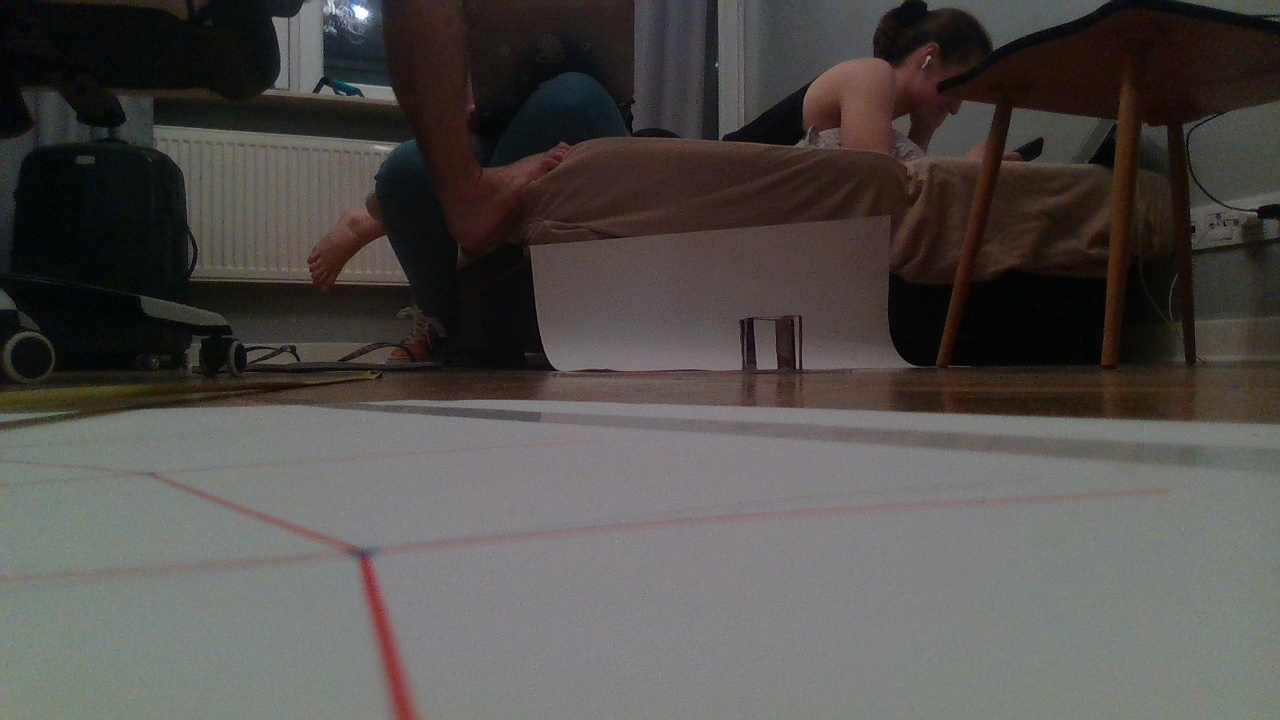
#> input picture test_data_photos/photos_from_robot/photo_0_2023-04-22.jpg, 1280 x 720 px; its folder holds only this picture in this run
$ jupyter execute test_cube.ipynb
#> lines starting #> are read from the running program, lines starting #| are printed output that depends on the picture; after the words box and inside, x2 and y2 are one past the last pixel; in counts of white or black regions, pixels touching at a corner belong together
[cell 1]
import cv2 # should be 4.7
import glob
import matplotlib.pyplot as plt
import cv2.aruco as aruco
import numpy as np

print( cv2.__version__)

[cell 2]
# OUR FINAL CAMERA CALIBRATION MATRIX
calibration = 0.6442544274536695
cameraMatrix = np.array([[932.35252209,   0.,         657.24325896],
 [  0.,         930.23581552, 357.42939289],
 [  0.,           0.,           1.        ]])
distCoeffs = np.array([[ 1.76279343e-01, -6.07952723e-01, -4.64176532e-04, -4.96839648e-04, 6.04867450e-01]])

[cell 3]
def produce_cube_points(x, z):
    y = 1.3
    A = np.array([[x, y, z],
                  [x, y -  6., z],
                  [x - 6., y -  6., z],
                  [x - 6., y, z],
                  [x, y, z + 6.],
                  [x, y -  6., z + 6.],
                  [x - 6., y -  6., z + 6.],
                  [x - 6., y, z + 6.]])
    return A

def changeCoordinates(point, movement):
    angle = - movement[2]
    x_translation = - movement[0]
    z_translation = - movement[1]
    Rxz = np.array([[np.cos(angle), 0, -np.sin(angle)],
                    [0, 1, 0],
                    [np.sin(angle), 0, np.cos(angle)]])

    # Apply the rotation matrix to point P
    point_rotated = np.dot(Rxz, point)

    # Translate the coordinates of P by x and z
    return point_rotated + np.array([x_translation, 0, z_translation])

def points_with_movement(x, z, movement):
#> called with x = 16, z = 100
    A = produce_cube_points(x, z)
    for i in range(len(A)):
        A[i] = changeCoordinates(A[i], movement)
    return A

[cell 4]
RELATIVE_PATH_CUBE = './*.jpg'
images_cube = sorted(glob.glob(RELATIVE_PATH_CUBE))
print(len(images_cube))

points3dOnCube = np.array([produce_cube_points(16., 100.),
                          points_with_movement(16., 100., [- 0.0427171547, 0.0567852171, - np.pi / 9]),
                          points_with_movement(16., 100., [0.0427171547, 0.0567852171, np.pi / 9])
                          ])

[cell 5]
count = 0
for i in range(len(images_cube)):
    if i <= 100:
        points3dOnCube1 = points3dOnCube[i]
        img = cv2.imread(images_cube[i])
#> img is the input picture: shape (720, 1280, 3); mean B, G, R 75.6, 78.5, 81.9

        img = cv2.drawFrameAxes(img, cameraMatrix, distCoeffs, np.array([0.0, 0.0, 0.0]), np.array([0.0, 0.0, 1.0]), 0.1) # draw the chessboard coordinate system
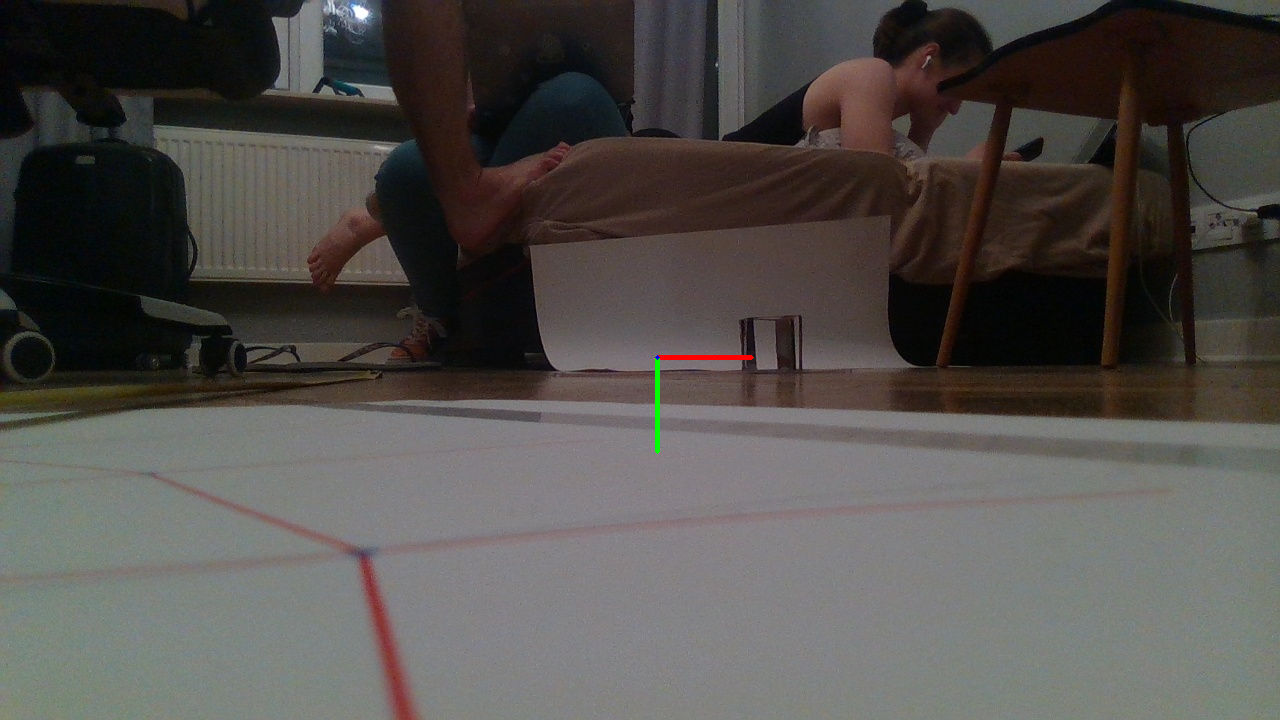
#> img: shape (720, 1280, 3); 0.1% of pixels changed, all inside (x1, y1, x2, y2) = (655, 355, 754, 454)

        # project the 3D point onto the image
        point_2d, _ = cv2.projectPoints(points3dOnCube1, np.array([0.0, 0.0, 0.0]), np.array([0.0, 0.0, 1.0]), cameraMatrix, distCoeffs)

        # round the pixel coordinates to integers
        point_2d = np.round(point_2d).astype(np.int32)

        print("points3dOnCube1:  ", points3dOnCube1)
        print("point_2d:  ", point_2d)
        colors=[(0, 0, 255), (0, 255, 0), (255, 0, 0), (0, 0, 0), (0, 0, 0), (0, 0, 0), (0, 0, 0), (0, 0, 0), (0, 0, 0)]

        for x, y in point_2d[:,0,:]:
            img = cv2.circle(img, (x, y), radius=5, color=(255,0,0), thickness=-1)
            i += 1
#> img: shape (720, 1280, 3); mean B, G, R 75.6, 78.5, 81.9
#> after the loop, i = 8

        img = cv2.undistort(img, cameraMatrix, distCoeffs, None, cameraMatrix) # undistort the image (get's crazy)
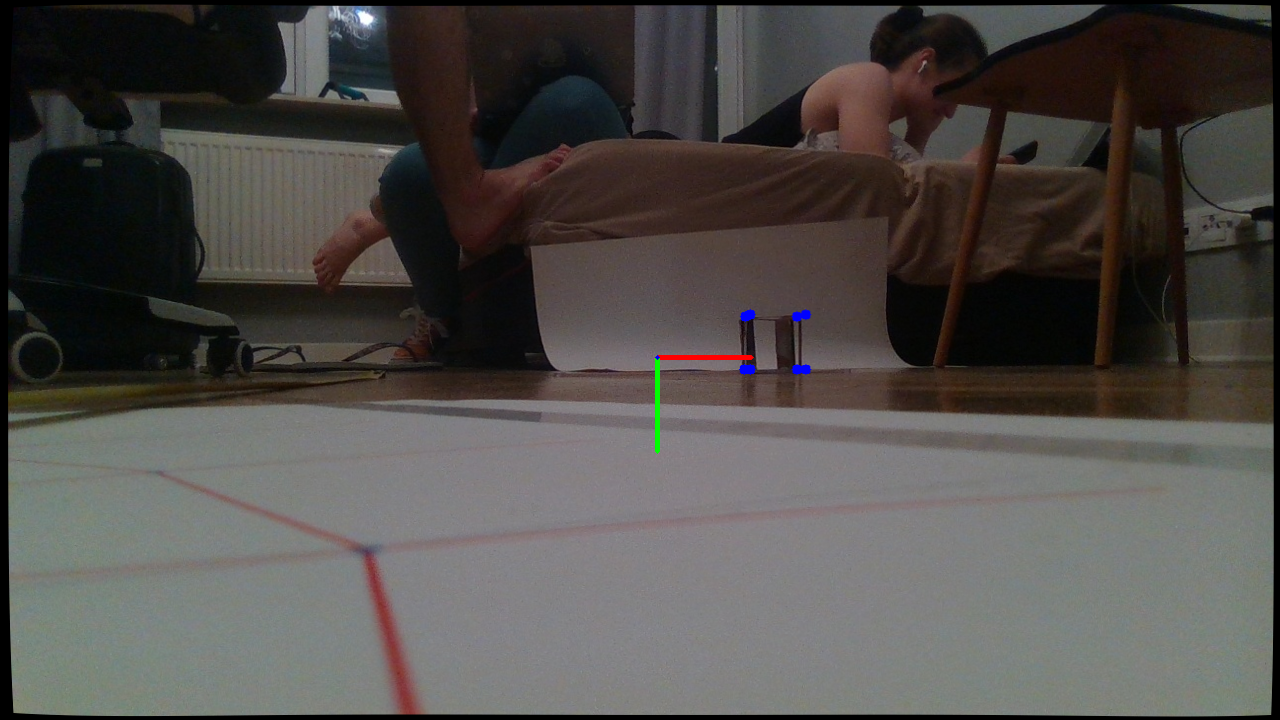
#> img: shape (720, 1280, 3); mean B, G, R 73.6, 76.4, 79.7

        # uncomment this to see the result!
        plt.imshow(img)
        plt.show()

    count += 1

$ run again, on test_data_photos/photos_from_robot/photo_1_2023-04-22.jpg
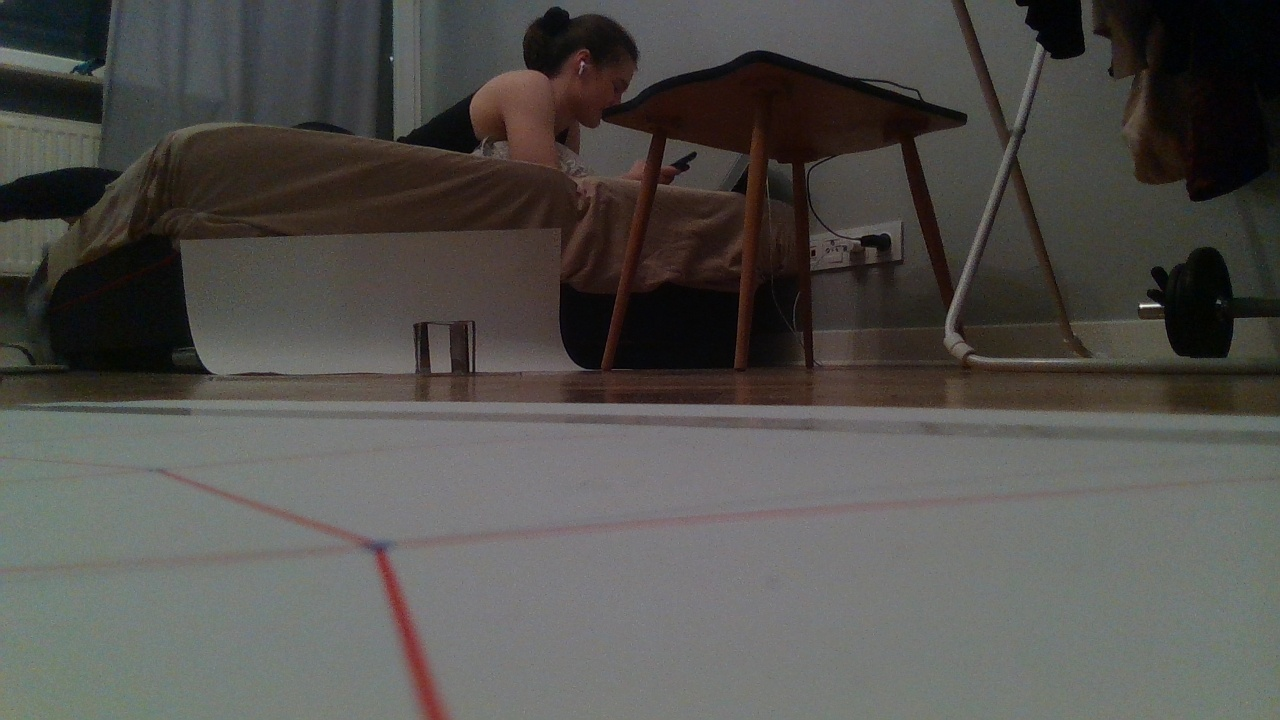
#> input picture test_data_photos/photos_from_robot/photo_1_2023-04-22.jpg, 1280 x 720 px
#> img is the input picture: shape (720, 1280, 3); mean B, G, R 77.5, 80.9, 82.9
#> `img = cv2.drawFrameAxes(img, cameraMatrix, distCoeffs, np.array([0.0, ..`:
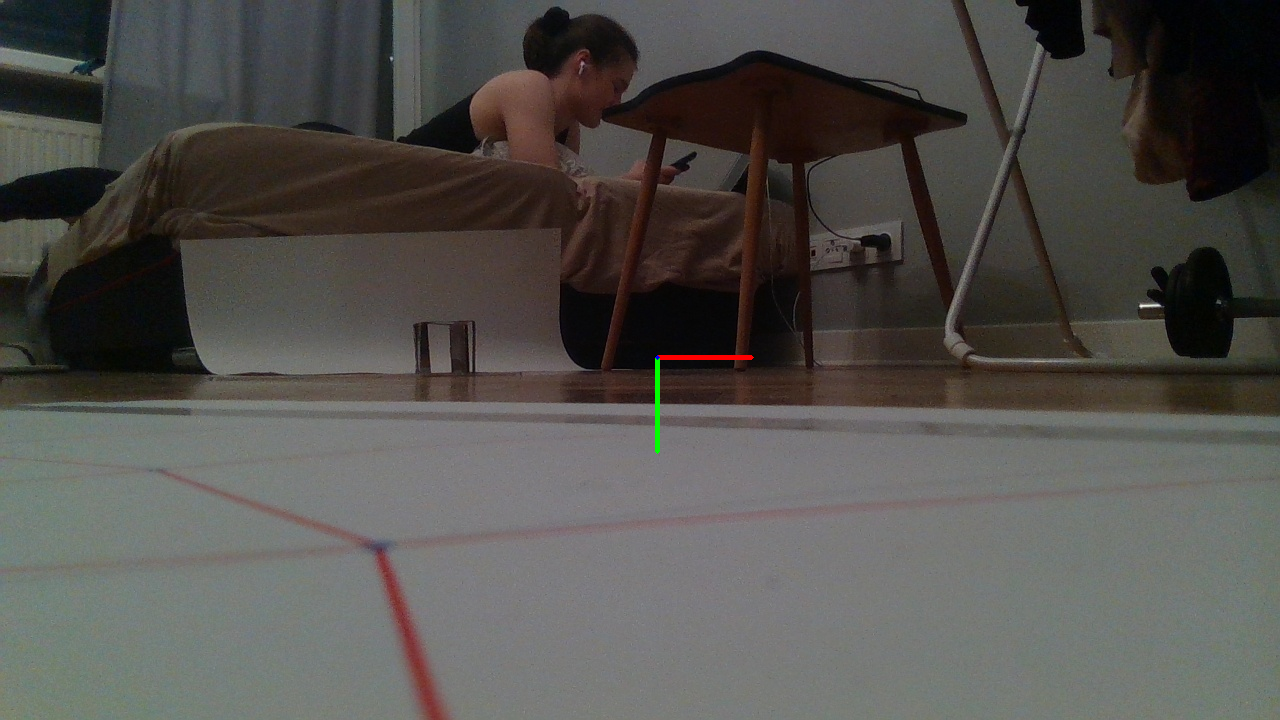
#> img: shape (720, 1280, 3); 0.1% of pixels changed, all inside (x1, y1, x2, y2) = (655, 355, 754, 454)
#> after the loop `for x, y in point_2d[:,0,:]:`: i = 8
#> `img = cv2.undistort(img, cameraMatrix, distCoeffs, None, cameraMatrix)..`:
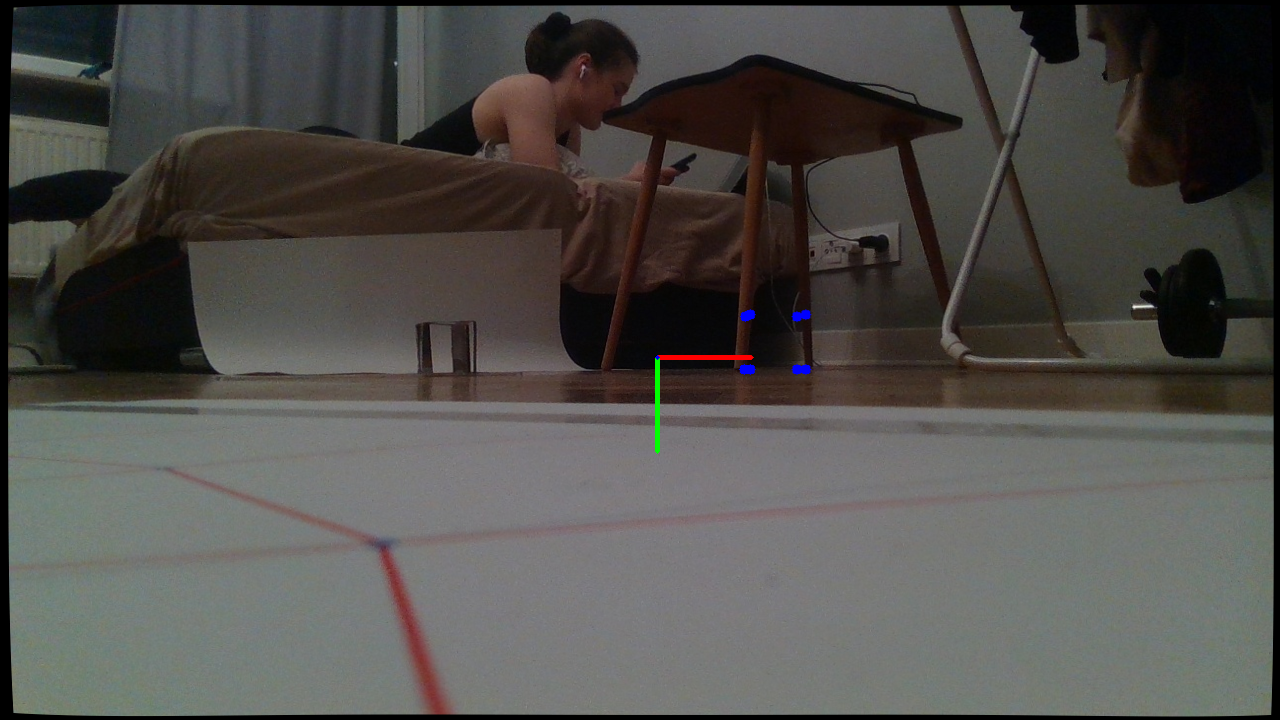
#> img: shape (720, 1280, 3); mean B, G, R 75.4, 78.7, 80.7

$ run again, on test_data_photos/photos_from_robot/photo_2_2023-04-22.jpg
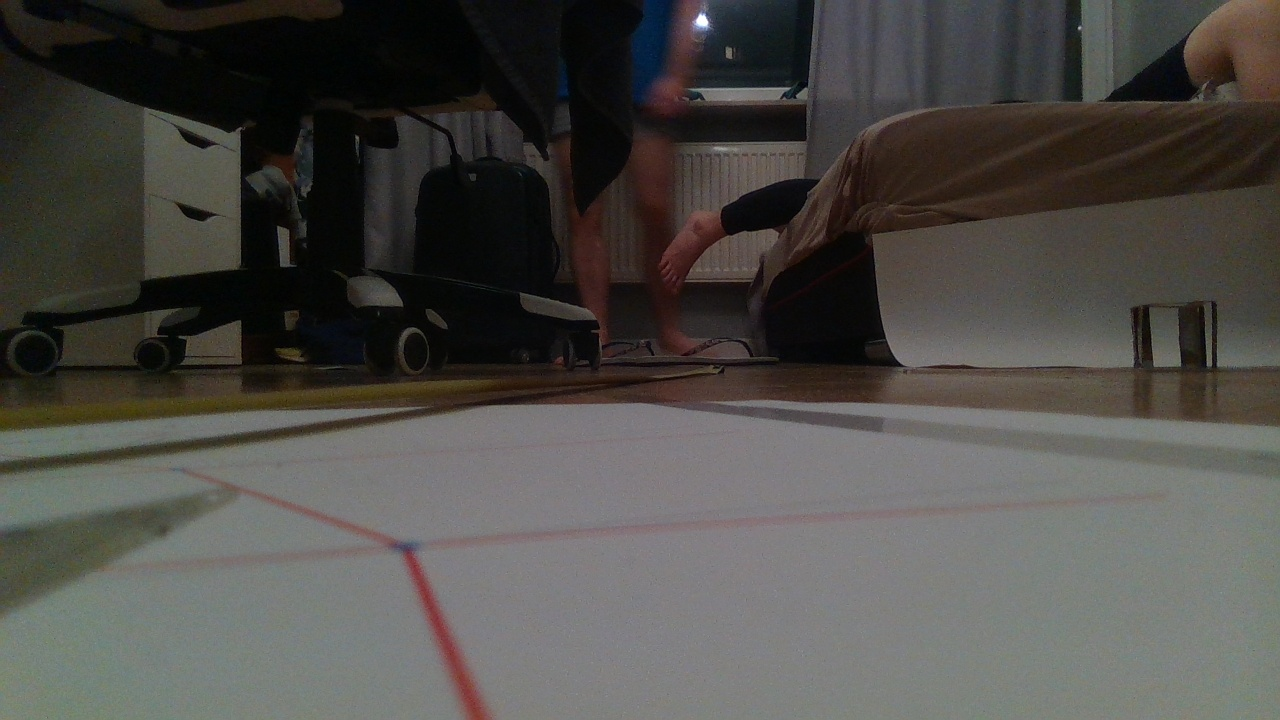
#> input picture test_data_photos/photos_from_robot/photo_2_2023-04-22.jpg, 1280 x 720 px
#> img is the input picture: shape (720, 1280, 3); mean B, G, R 72.1, 75.9, 77.9
#> `img = cv2.drawFrameAxes(img, cameraMatrix, distCoeffs, np.array([0.0, ..`:
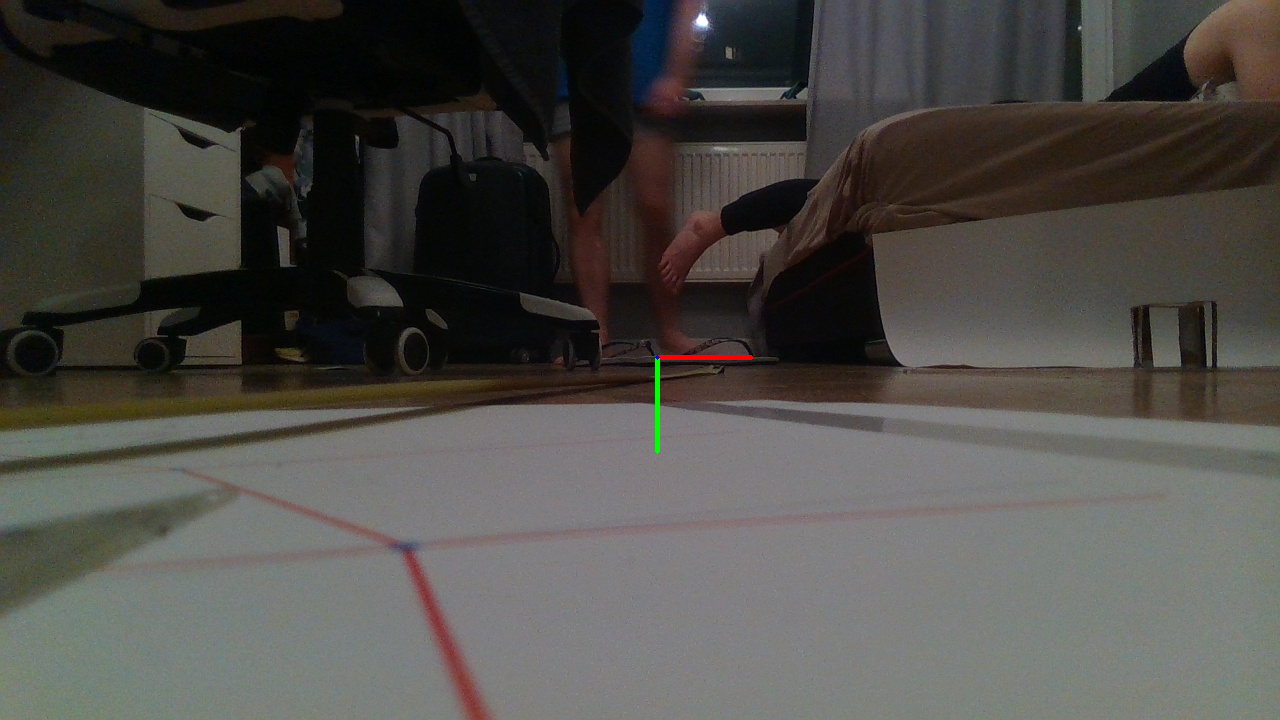
#> img: shape (720, 1280, 3); 0.1% of pixels changed, all inside (x1, y1, x2, y2) = (655, 355, 754, 454)
#> after the loop `for x, y in point_2d[:,0,:]:`: i = 8
#> `img = cv2.undistort(img, cameraMatrix, distCoeffs, None, cameraMatrix)..`:
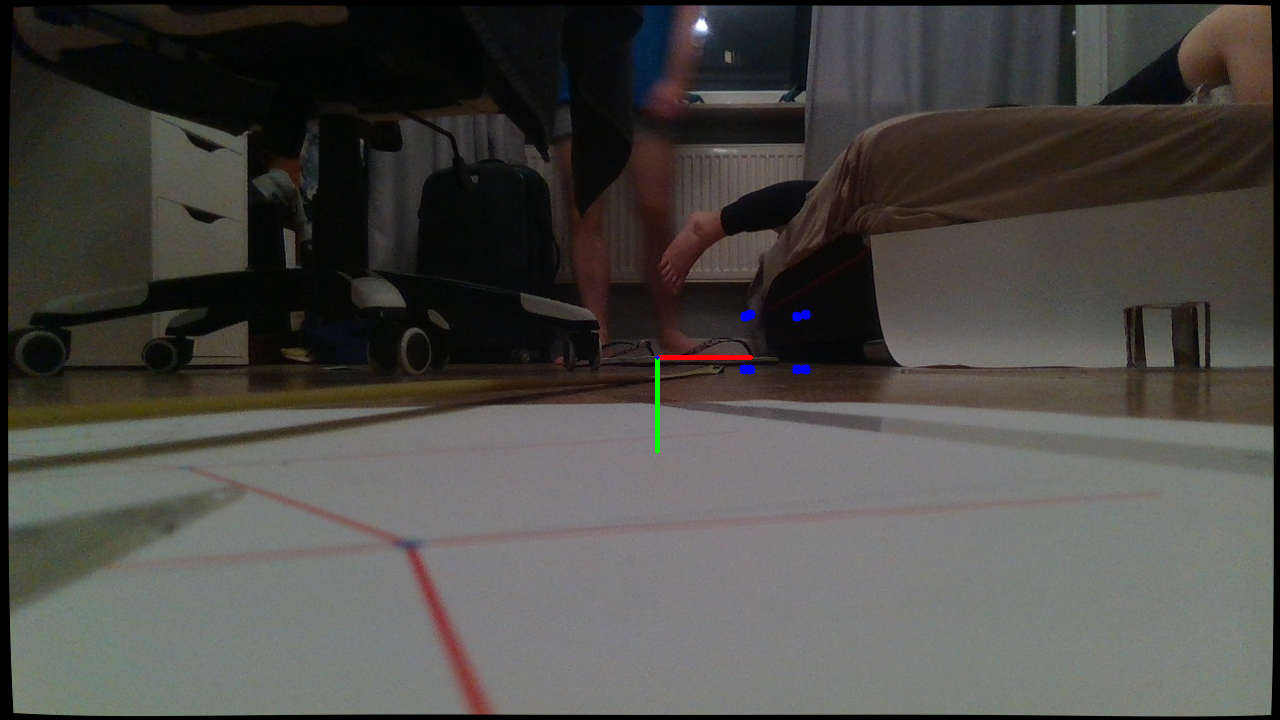
#> img: shape (720, 1280, 3); mean B, G, R 70.3, 74, 75.8
